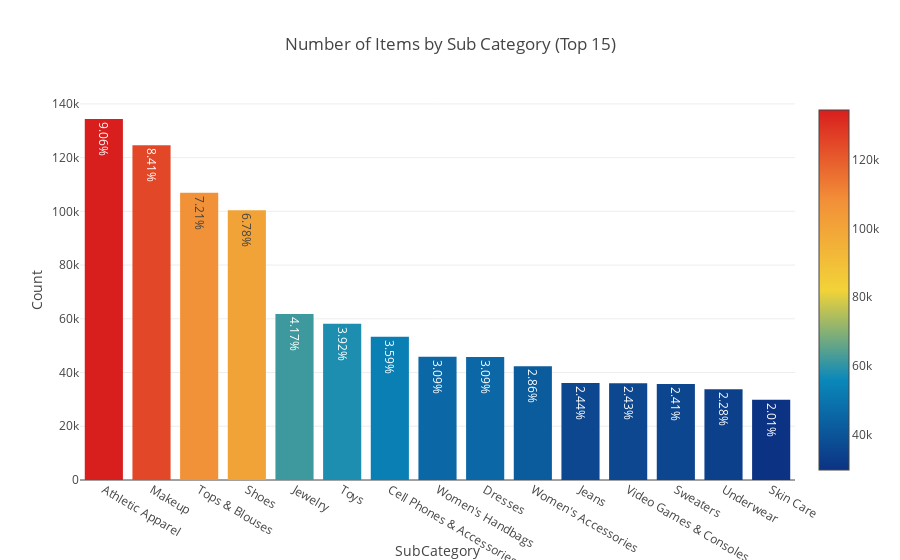

Here is the notebook cell this chart was saved with:
### Code cell
x = train_df['subcat_1'].value_counts().index.values.astype('str')[:15]
y = train_df['subcat_1'].value_counts().values[:15]
pct = [("%.2f"%(v*100))+"%"for v in (y/len(train_df))][:15]

trace1 = go.Bar(x=x, y=y, text=pct,
                marker=dict(
                color = y,colorscale='Portland',showscale=True,
                reversescale = False
                ))
layout = dict(title= 'Number of Items by Sub Category (Top 15)',
              yaxis = dict(title='Count'),
              xaxis = dict(title='SubCategory'))
fig=dict(data=[trace1], layout=layout)
py.iplot(fig)

### Figure 1 — Plotly figure (JSON) as saved in the notebook; plotly's stock layout.template omitted (floating-point values rounded to 4 significant figures)
{"data": [{"marker": {"color": [134383, 124624, 106960, 100452, 61763, 58158, 53290, 45862, 45758, 42350, 36130, 35971, 35752, 33784, 29838], "colorscale": "Portland", "reversescale": false, "showscale": true}, "text": ["9.06%", "8.41%", "7.21%", "6.78%", "4.17%", "3.92%", "3.59%", "3.09%", "3.09%", "2.86%", "2.44%", "2.43%", "2.41%", "2.28%", "2.01%"], "type": "bar", "x": ["Athletic Apparel", "Makeup", "Tops & Blouses", "Shoes", "Jewelry", "Toys", "Cell Phones & Accessories", "Women's Handbags", "Dresses", "Women's Accessories", "Jeans", "Video Games & Consoles", "Sweaters", "Underwear", "Skin Care"], "y": [134383, 124624, 106960, 100452, 61763, 58158, 53290, 45862, 45758, 42350, 36130, 35971, 35752, 33784, 29838]}], "layout": {"title": "Number of Items by Sub Category (Top 15)", "xaxis": {"title": "SubCategory"}, "yaxis": {"title": "Count"}}}
